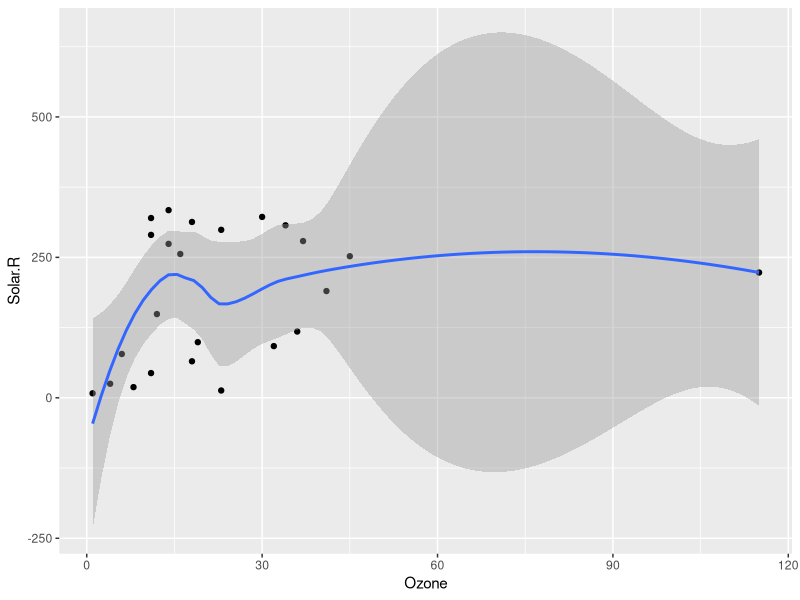
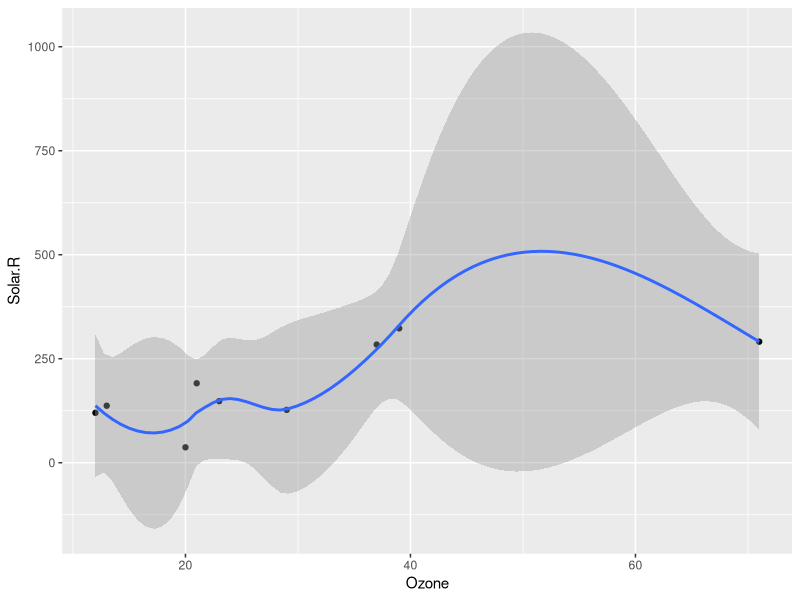
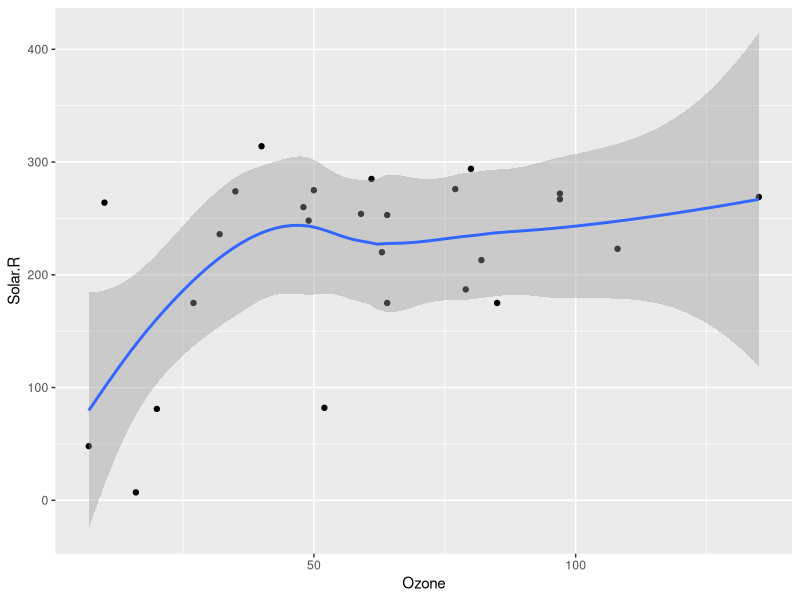
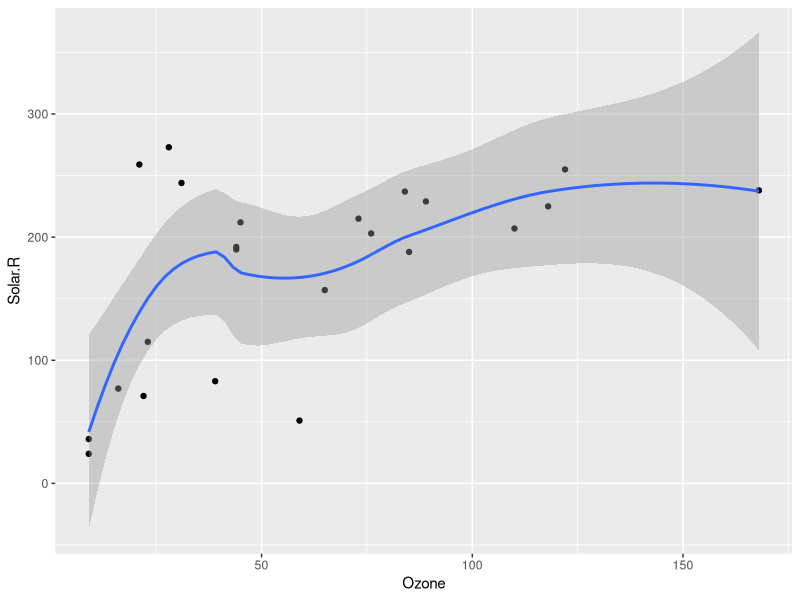
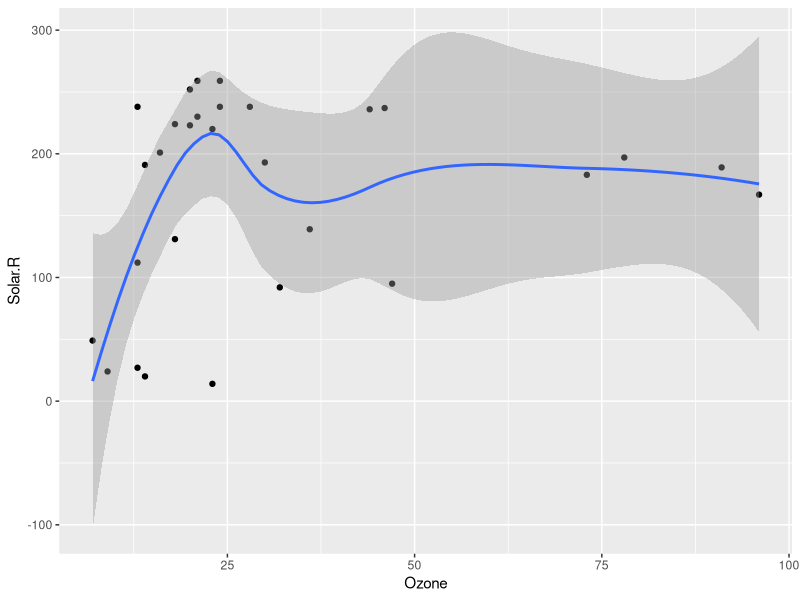
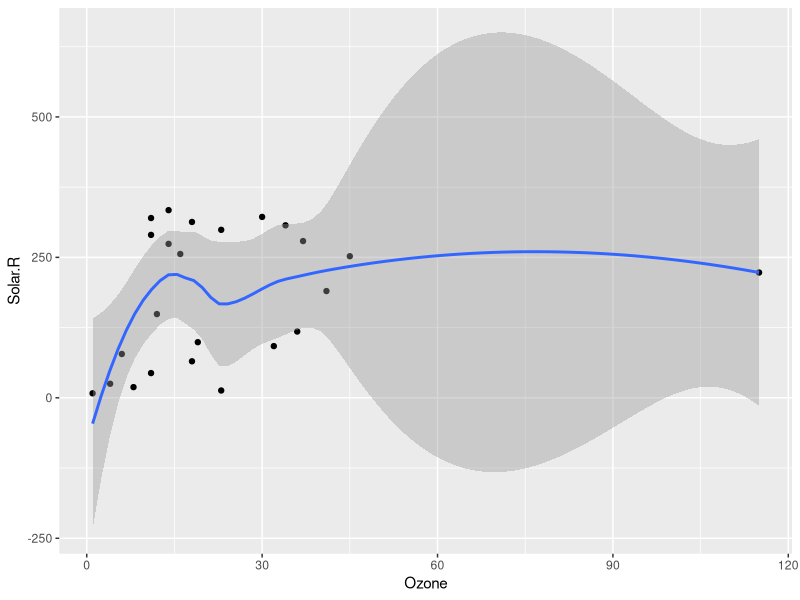
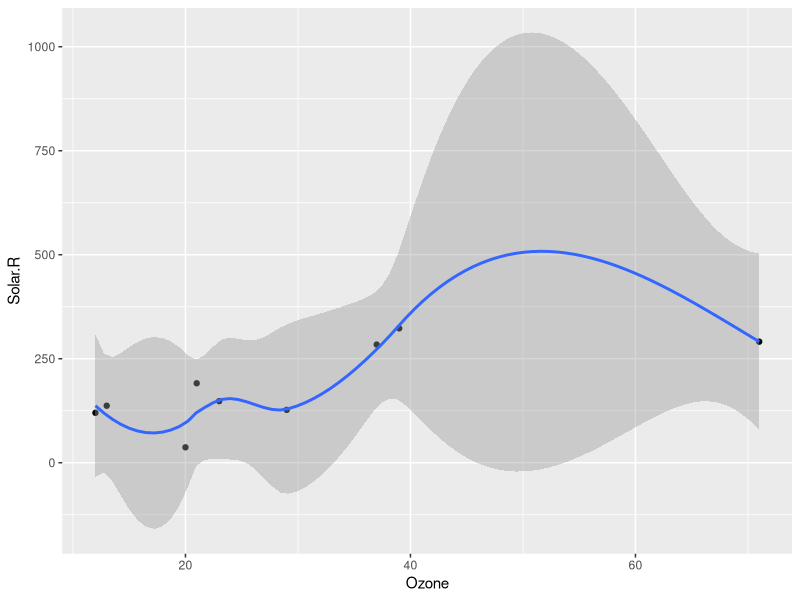
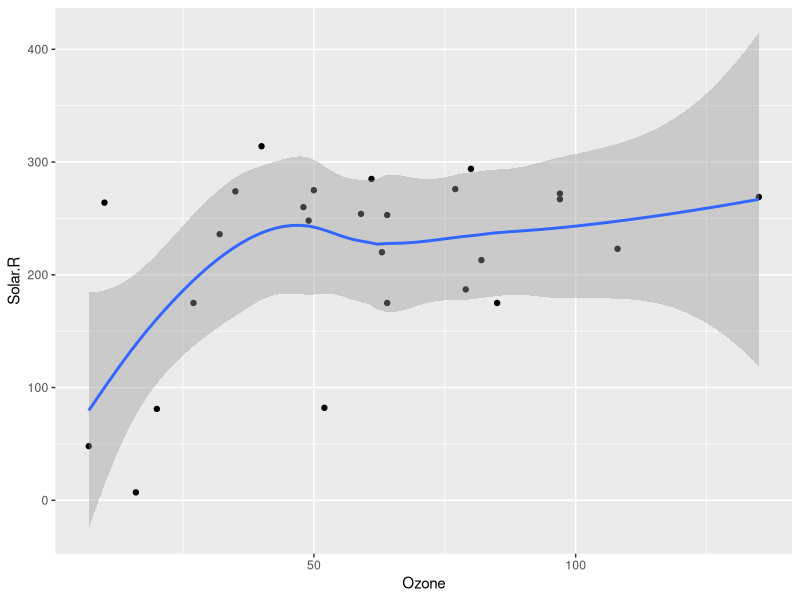

Here is the R script that generated these plots, in order:
## ---- chunk 1
# Set knitr options
knitr::opts_chunk$set(echo = TRUE,
                      message = FALSE,
                      warning = FALSE,
                      fig.width = 7.5,
                      fig.height = 4.5)

# load packages
library(tidyverse)
## ---- chunk 2
set.seed(123) # Set random number generation

m <- lm(mpg ~ hp + cyl + drat, mtcars)

l <- list(a = list(m = matrix(1:12, ncol = 3),
                   v = 1:7),
          b = data.frame(student = 1:15,
                         score = rnorm(15, 100, 10)))

## ---- chunk 3
# check the attributes for model
#attributes(m)

# look inside qr_tol
#m$qr

# extract tolerance
(tol <- m$qr$tol)

## ---- chunk 4
# check the structure of the model
#str(m)

# look term.labels
(term_labels <- attributes(m$terms)$term.labels) #our approach

attr(attr(m$model, "terms"), "term.labels") #approach Daniel wanted

## ---- chunk 5

#str(l)

# I need to extract m, with is a list within list a
#method # 1:
l$a$m

#method #2
l[["a"]][["m"]]

## ---- chunk 6

l$a$m[, 3, drop = FALSE]

## ---- chunk 7

#l$b$score

#method 1
l$b$score[7]

#method 2
l[["b"]][["score"]][[7]]

## ---- chunk 8
# split by month
aq_split <- split(x = airquality, f = airquality$Month)

aq_split
## ---- chunk 9

#str(aq_split)

#means <- rep(NA, 5)

means <- rep(NA, length(aq_split)) #preferable method

for(i in seq_along(means)) {
    means[i] <- mean(aq_split[[i]][, 1], na.rm = TRUE) #calculates mean of column 1 (Ozone) for each list
}

means

## ---- chunk 10
# compute ozone mean for each month and output list
lapply(aq_split, function(x) mean(x$Ozone, na.rm = TRUE))

# computer ozone mean for each month and output an atomic vector
sapply(aq_split, function(x) mean(x$Ozone, na.rm = TRUE))

# computer ozone mean for each month and specify output as a double
vapply(aq_split, function(x) mean(x$Ozone, na.rm = TRUE), FUN.VALUE = double(1))

## ---- chunk 11
# create a plot for each month
plots_by_month <- lapply(aq_split, function(x) {
  ggplot(x, aes(Ozone, Solar.R)) +
    geom_point() +
    geom_smooth()
})

plots_by_month

## ---- chunk 12

filenames <- here::here("plots", 
                        paste0("month", names(plots_by_month), ".png"))
filenames

for(i in seq_along(plots_by_month)) {
    ggsave(filenames[i], # single bracket
           plots_by_month[[i]], # double bracket
           device = "png",
           width = 6.5, 
           height = 8)
}

